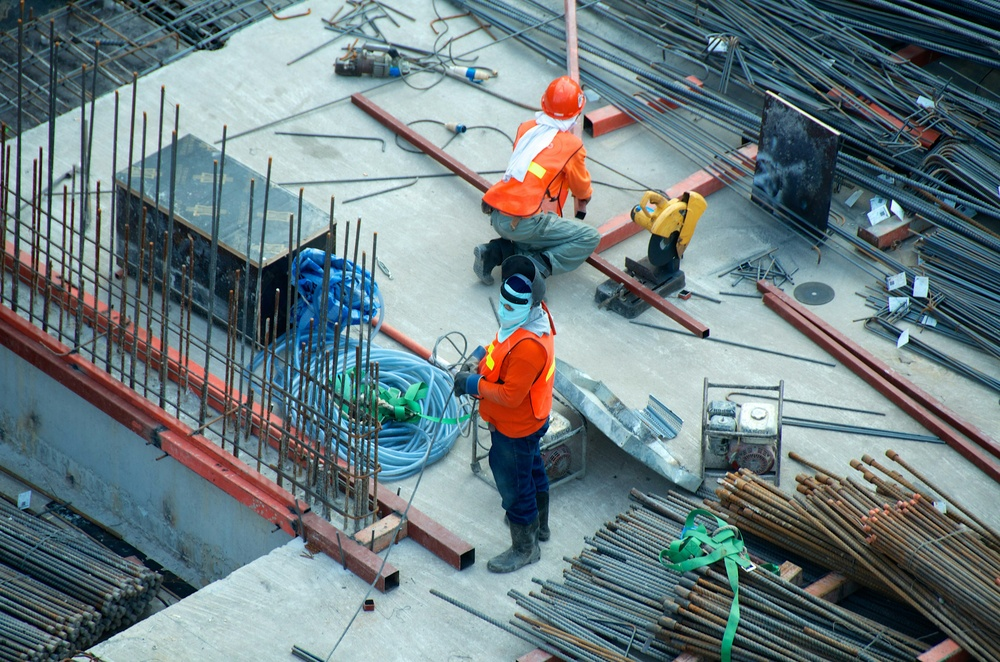
#> input picture backend/samples/construction_site.jpg, 1000 x 662 px, shrunk from 4928 x 3264 before the run
$ python -i indian_heuristics.py   (imports and definitions only)
#> lines starting #> are read from the running program, lines starting #| are printed output that depends on the picture; after the words box and inside, x2 and y2 are one past the last pixel; in counts of white or black regions, pixels touching at a corner belong together
#> further down, picture is the input picture: shape (662, 1000, 3); mean B, G, R 129.3, 125.3, 108.9
import cv2
import numpy as np

def verify_hardhat(cropped_img):
    """
    Returns True if the object is mathematically likely to be an industrial hardhat.
    Returns False if it is likely a Gamcha/cloth/cement bowl based on shape and color.
    """
    if cropped_img is None or cropped_img.size == 0:
        return True # Default to True if crop fails

    h, w, _ = cropped_img.shape
    if h == 0 or w == 0:
        return True

    # 1. Aspect Ratio Check
    # A standard hardhat sitting on a head is generally slightly wider than it is tall, or roughly square.
    # If it's extremely tall (e.g. height is 1.5x width), it's likely a wrapped cloth stacked high.
    # If it's extremely wide (e.g. width is 2.5x height), it might be a cement bowl.
    aspect_ratio = w / float(h)
    if aspect_ratio < 0.6 or aspect_ratio > 2.5:
        return False

    # 2. Industrial Color Check (HSV Masking)
    # Industrial hardhats in India are predominantly Yellow, White, or Green.
    # Gamchas are often red, brown, plaid, or dirty grey.
    hsv = cv2.cvtColor(cropped_img, cv2.COLOR_BGR2HSV)
#> hsv: shape (662, 1000, 3); mean H, S, V 86.8, 82.8, 138.2

    # Yellow Mask
    lower_yellow = np.array([20, 50, 50])
    upper_yellow = np.array([40, 255, 255])
    mask_yellow = cv2.inRange(hsv, lower_yellow, upper_yellow)
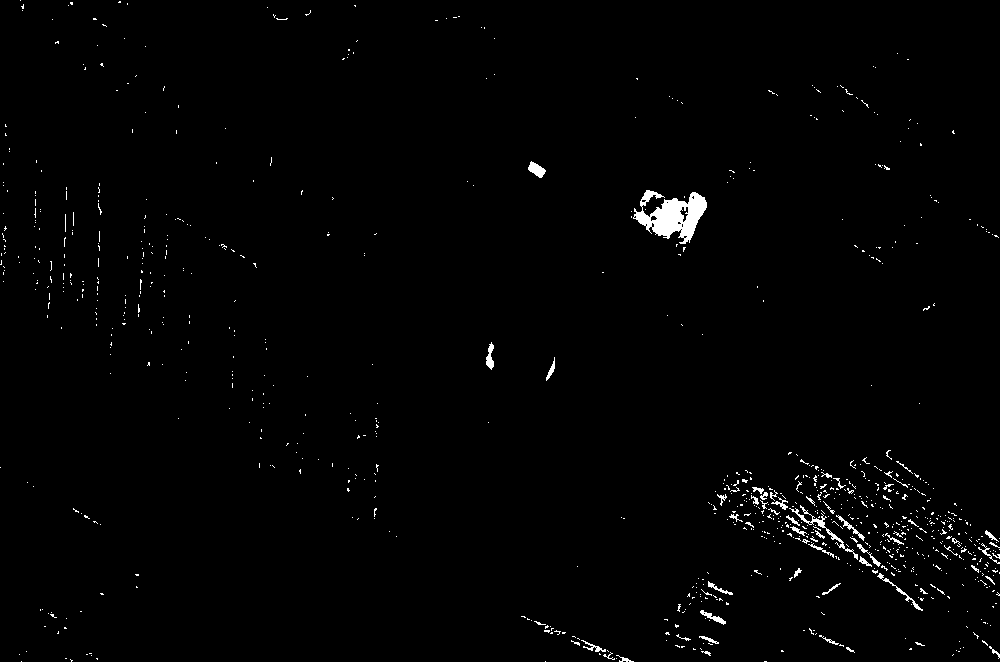
#> mask_yellow: shape (662, 1000); 1.2% white; 926 white regions (873 under 20 px), largest, box (x1, y1, x2, y2) and area: (633, 190, 707, 244) 2018, (789, 505, 858, 560) 331, (528, 161, 546, 178) 169

    # White Mask (Low saturation, high value)
    lower_white = np.array([0, 0, 180])
    upper_white = np.array([180, 50, 255])
    mask_white = cv2.inRange(hsv, lower_white, upper_white)
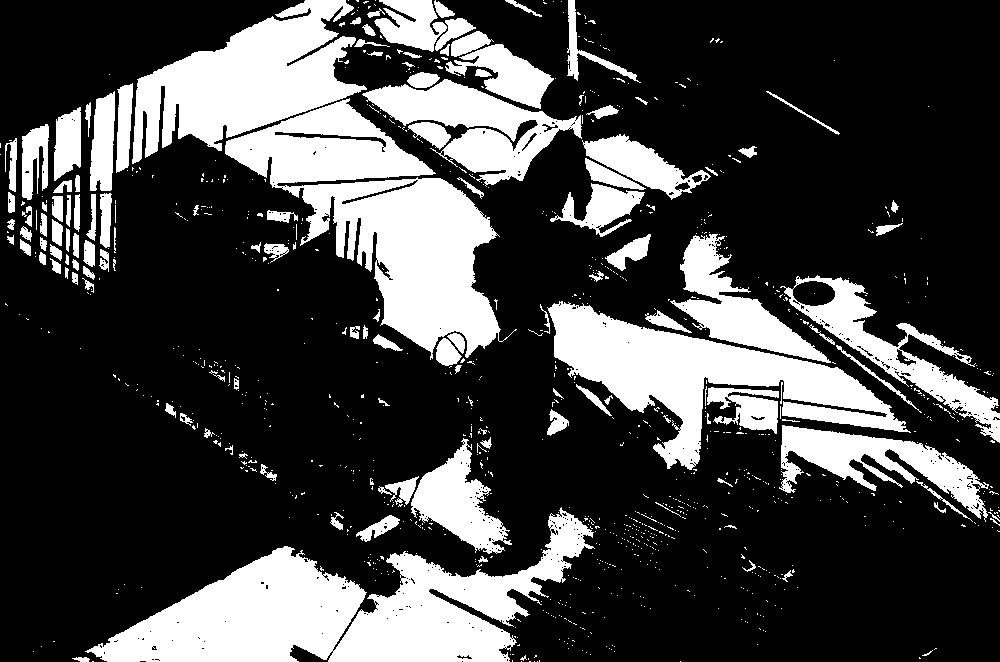
#> mask_white: shape (662, 1000); 26.8% white; 1026 white regions (895 under 20 px), largest, box (x1, y1, x2, y2) and area: (85, 507, 595, 662) 34349, (225, 98, 517, 360) 30221, (547, 301, 911, 470) 20633

    # Green Mask
    lower_green = np.array([40, 40, 40])
    upper_green = np.array([80, 255, 255])
    mask_green = cv2.inRange(hsv, lower_green, upper_green)
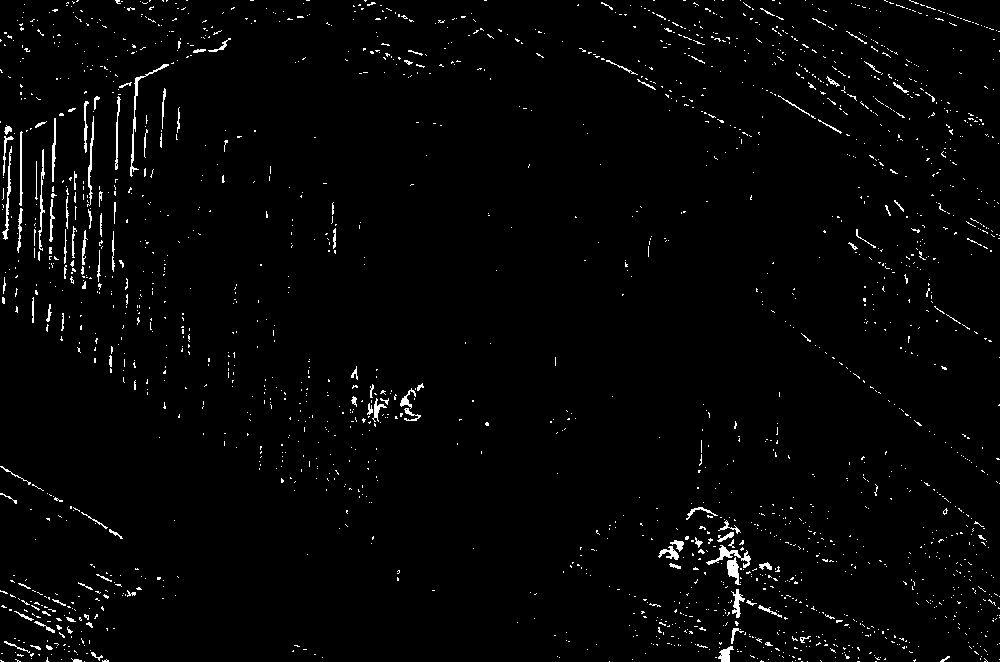
#> mask_green: shape (662, 1000); 2% white in thin lines or dots

    # Combine Masks
    combined_mask = cv2.bitwise_or(mask_yellow, mask_white)
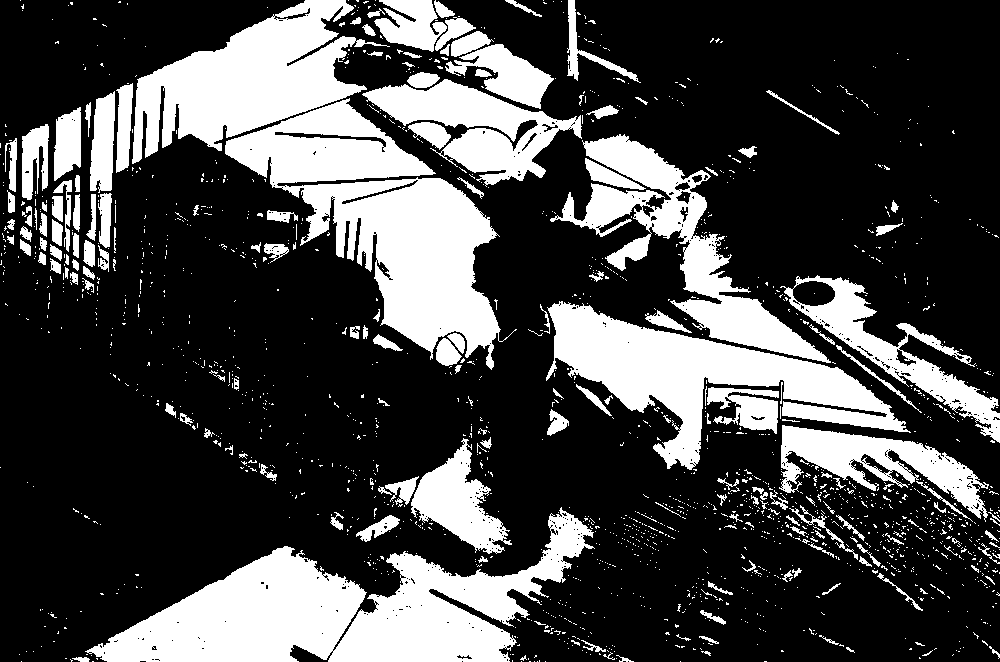
#> combined_mask: shape (662, 1000); 28% white; 1830 white regions (1660 under 20 px), largest, box (x1, y1, x2, y2) and area: (85, 507, 595, 662) 34358, (225, 98, 517, 370) 30374, (546, 301, 911, 470) 20714
    combined_mask = cv2.bitwise_or(combined_mask, mask_green)
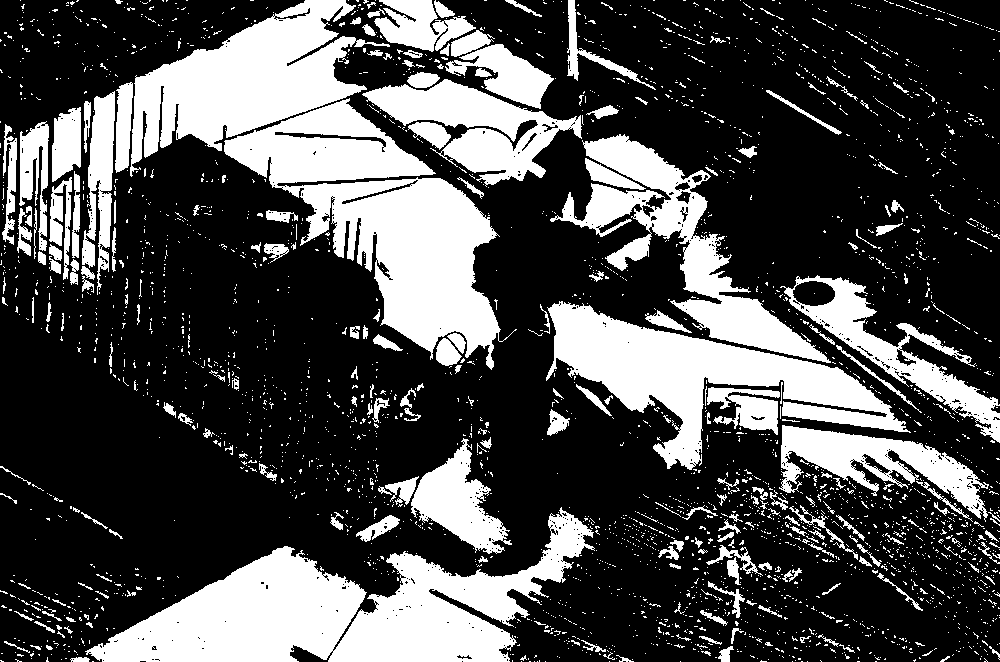
#> combined_mask: shape (662, 1000); 29.9% white; 3032 white regions (2793 under 20 px), largest, box (x1, y1, x2, y2) and area: (85, 507, 595, 662) 34428, (224, 98, 517, 370) 30518, (546, 301, 911, 470) 20751

    # Calculate percentage of industrial colors in the crop
    color_ratio = cv2.countNonZero(combined_mask) / (h * w)
#> color_ratio = 0.299

    # 3. Decision Logic
    # If less than 5% of the bounding box matches industrial colors, it's highly likely to be a Gamcha or dirt/cement.
    # We aggressively reject it.
    if color_ratio < 0.05:
        return False

    return True

>>> import cv2
>>> picture = cv2.imread('samples/construction_site.jpg')
>>> result = verify_hardhat(picture)
#> result = True

$ run again, on backend/samples/helmet.jpg
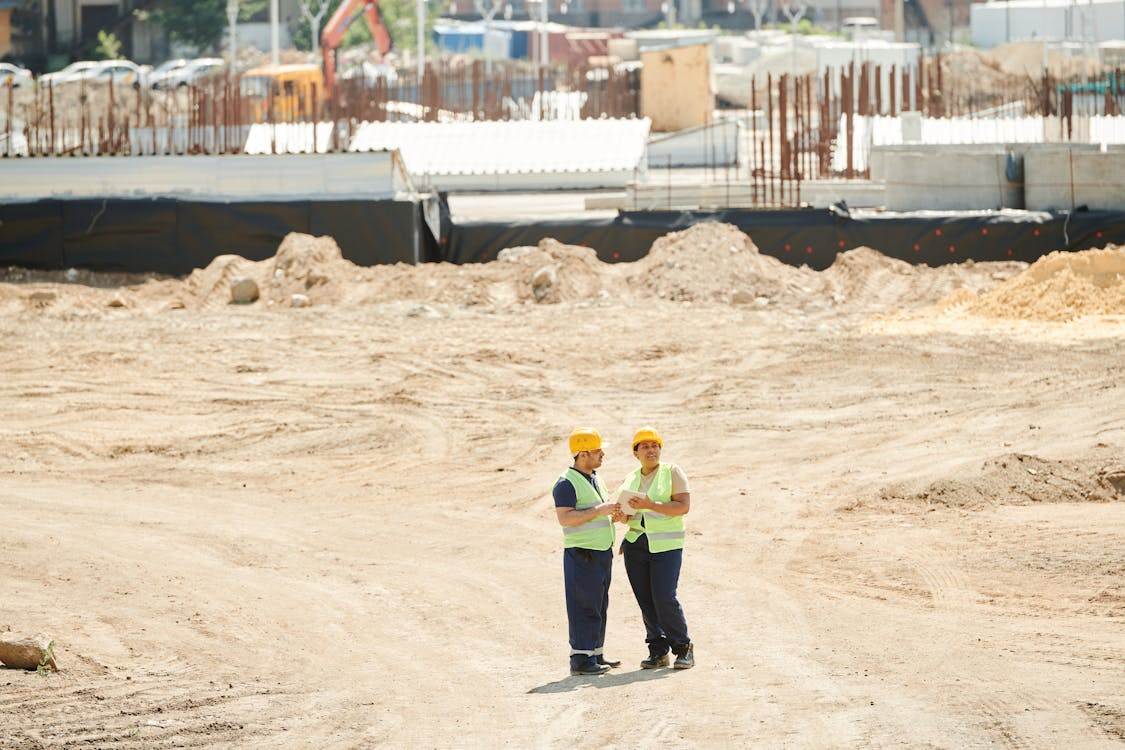
#> input picture backend/samples/helmet.jpg, 1125 x 750 px
#> picture is the input picture: shape (750, 1125, 3); mean B, G, R 166.6, 187.3, 201.4
#> hsv: shape (750, 1125, 3); mean H, S, V 25.7, 47.2, 202.7
#> in verify_hardhat, `mask_yellow = cv2.inRange(hsv, lower_yellow, upper_yellow)`:
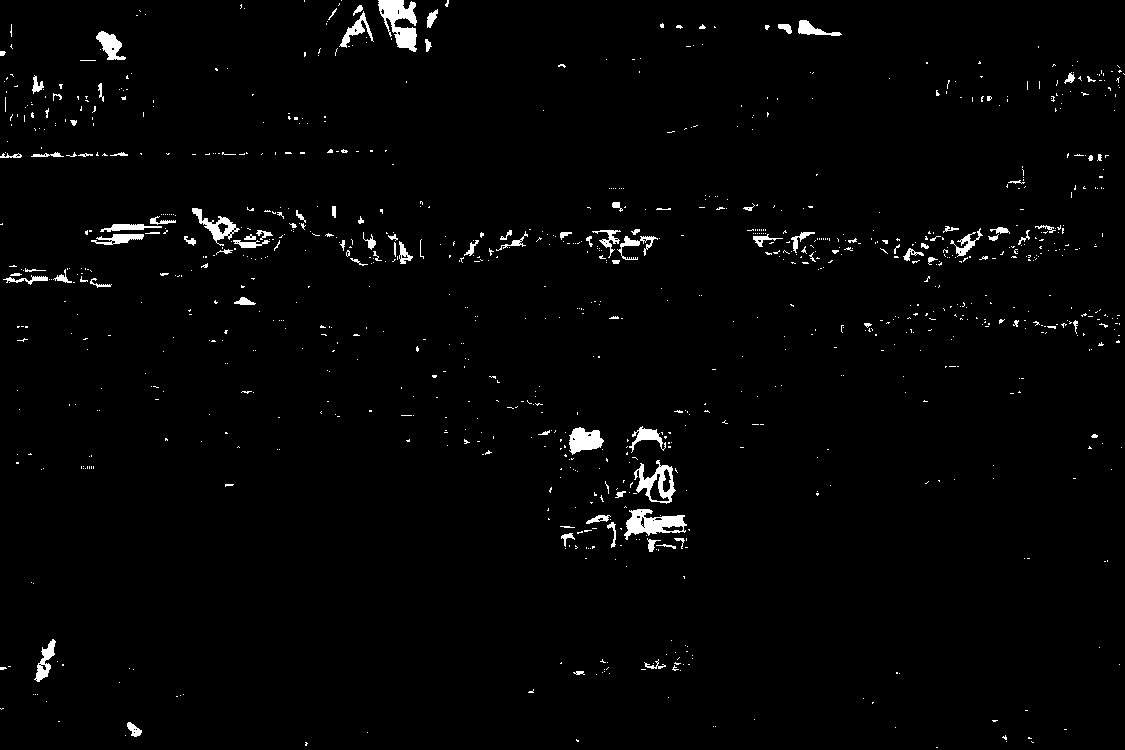
#> mask_yellow: shape (750, 1125); 1.8% white; 1026 white regions (922 under 20 px), largest, box (x1, y1, x2, y2) and area: (378, 0, 417, 52) 1145, (624, 509, 687, 540) 984, (634, 460, 676, 504) 735
#> mask_white: shape (750, 1125); 49.8% white; 1318 white regions (1053 under 20 px), largest, box (x1, y1, x2, y2) and area: (0, 263, 1125, 750) 259689, (0, 75, 771, 223) 52110, (336, 0, 1125, 213) 36577
#> mask_green: shape (750, 1125); 0.72% white; 143 white regions (114 under 20 px), largest, box (x1, y1, x2, y2) and area: (565, 526, 615, 551) 899, (566, 468, 602, 507) 690, (192, 0, 227, 25) 454
#> in verify_hardhat, `combined_mask = cv2.bitwise_or(combined_mask, mask_green)`:
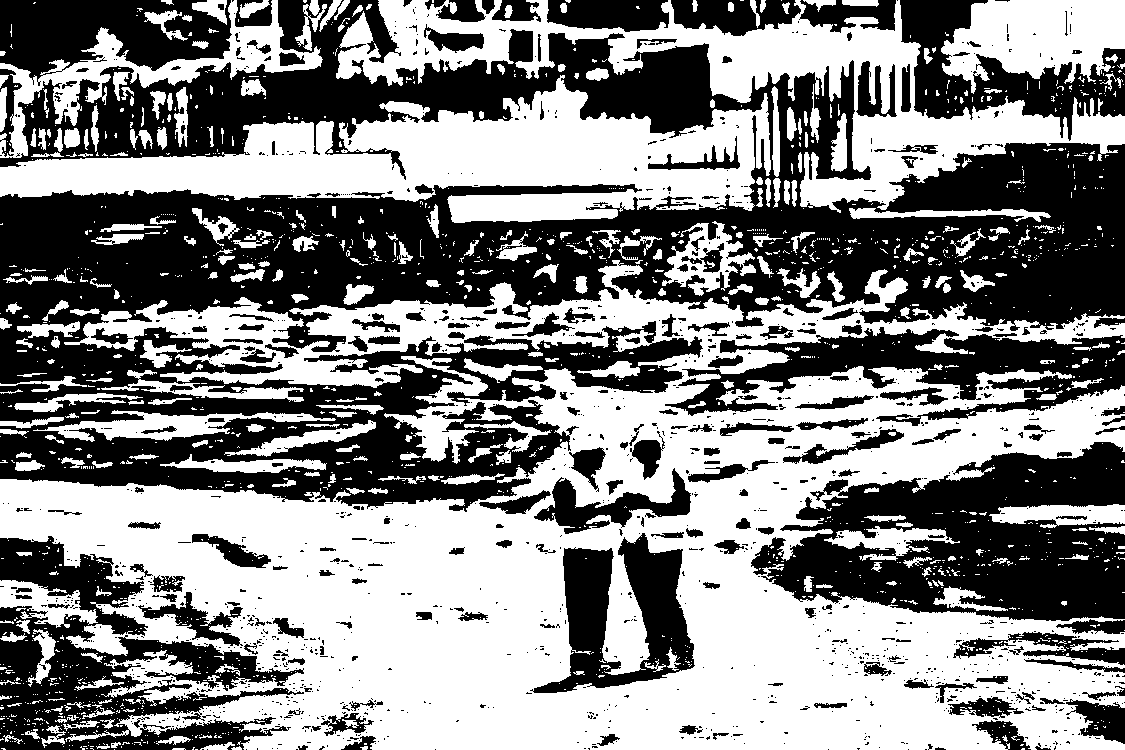
#> combined_mask: shape (750, 1125); 52.2% white; 1352 black regions (1123 under 20 px), largest, box (x1, y1, x2, y2) and area: (0, 0, 1125, 512) 228566, (751, 442, 1125, 621) 40272, (0, 536, 304, 750) 26477
#> color_ratio = 0.522
#> result = True
